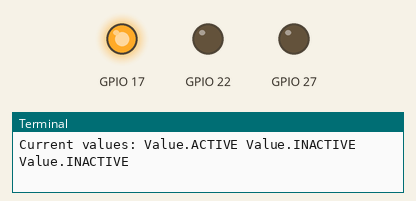
Bench run of a program on a simulated Raspberry Pi (BCM pin numbers). Shown: output pins drawn as LEDs (lit = HIGH), the last lines printed to the terminal.

Above: at 0.12 s.
At 1.37 s:
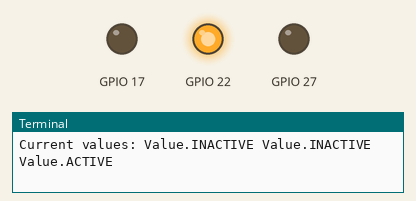
At 2.63 s:
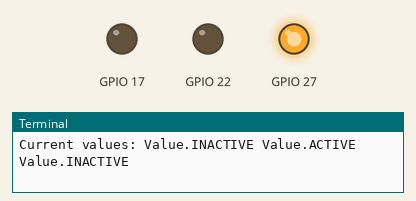
Timing chart, 0 to 3.0 s (numbered marks = the images above):
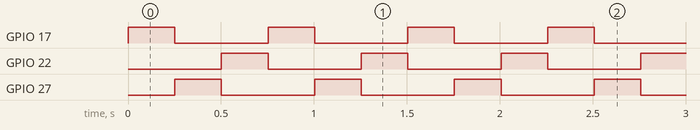

Measured:
- by itself, GPIO 17, GPIO 22, GPIO 27: alternates HIGH for 0.25 s and LOW for 0.50 s
- by itself, everything shown: repeats every 0.75 s, in 3 steps

The program:

led-3-cycle.py
```python
import time
import gpiod  # uses libgpiod which uses gpiod_ functions in the kernel in drivers/gpio/gpiolib.c (i.e. gpiod_request, gpiod_get_value, gpiod_set_value, etc.)
from gpiod.line import Direction, Value

LINE17 = 17
LINE27 = 27  # right below 17
LINE22 = 22  # right below 27
DELAY = 0.25

with gpiod.request_lines(
        "/dev/gpiochip4",
        consumer="test-wes",
        config={
            LINE17: gpiod.LineSettings(direction=Direction.OUTPUT, output_value=Value.ACTIVE),
            LINE27: gpiod.LineSettings(direction=Direction.OUTPUT, output_value=Value.INACTIVE),
            LINE22: gpiod.LineSettings(direction=Direction.OUTPUT, output_value=Value.INACTIVE),
        },
) as request:
    print(f"Initial values: {request.get_value(LINE17)} {request.get_value(LINE27)} {request.get_value(LINE22)}")
    while True:
        request.set_value(LINE17, Value.ACTIVE)
        request.set_value(LINE27, Value.INACTIVE)
        request.set_value(LINE22, Value.INACTIVE)
        print(f"Current values: {request.get_value(LINE17)} {request.get_value(LINE27)} {request.get_value(LINE22)}")
        time.sleep(DELAY)

        request.set_value(LINE17, Value.INACTIVE)
        request.set_value(LINE27, Value.ACTIVE)
        request.set_value(LINE22, Value.INACTIVE)
        print(f"Current values: {request.get_value(LINE17)} {request.get_value(LINE27)} {request.get_value(LINE22)}")
        time.sleep(DELAY)

        request.set_value(LINE17, Value.INACTIVE)
        request.set_value(LINE27, Value.INACTIVE)
        request.set_value(LINE22, Value.ACTIVE)
        print(f"Current values: {request.get_value(LINE17)} {request.get_value(LINE27)} {request.get_value(LINE22)}")
        time.sleep(DELAY)

# CRUCIAL for user space programs, I need access to GPIO w/o sudo...
# sudo usermod -aG gpio $USER

# FYI IIUC, kernel has:
#   gpio.h => with gpio_ functions  (usess global line numbers using base offsets)
#   gpio_v2_* functions (uses device + line number, IIUC)
#   gpiolib.c => gpiod_* functions (uses device + line number, IIUC)
#
# userspace:
#   libgpiod => uses gpiod_* functions
#   chardev (via sysfs)
#   sysfs legacy gpio interface (deprecated) => uses gpio_ functions
```
